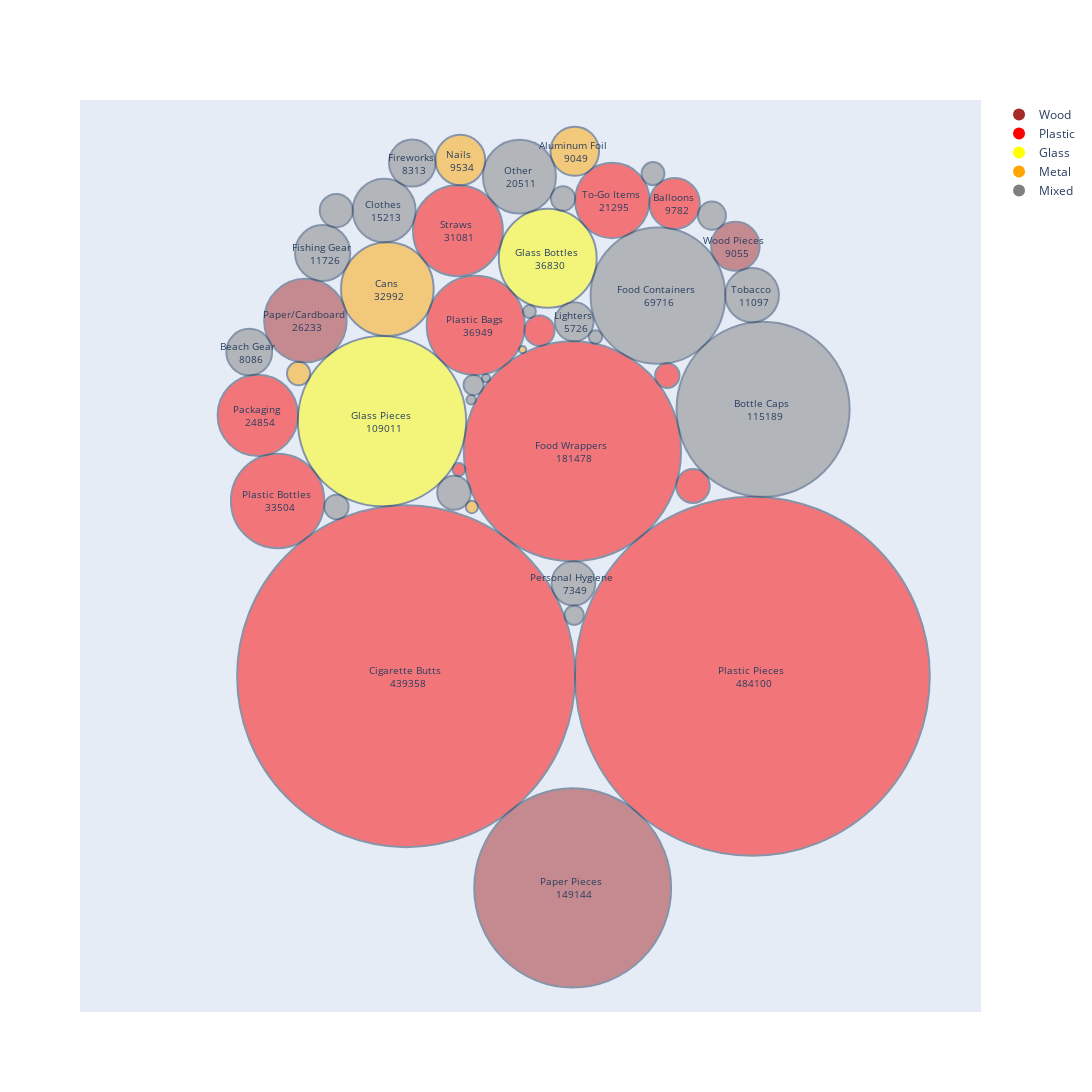

The notebook cell saved with this chart:
### Markdown cell above
## Summary of All Items Collected 2013-2023

This circle packing graph shows the total amount of items of the given categories that have been cleaned up by Save Our Shores from 2013 to 2023. The circle sizes correspond to the number of items. When circles are too small to display the text within them, the text has been removed, and you can instead hover over the circle to see the item category and number.
The circles are color coded based on their material, with the following color scheme (TBD decide color scheme with SOS):
| Item | Material |
| --- | --- |
| Red | Plastic |
| Brown | Wood |
| Yellow | Glass |
| Orange | Metal |
| Gray | Mixed |

### Code cell
fig = plots.circle_packing_graph(sos_data, col_config)
fig.show()

### Figure 1 — Plotly figure (JSON) as saved in the notebook; plotly's stock layout.template omitted (floating-point values rounded to 4 significant figures)
{"data": [{"marker": {"color": "brown", "size": 12, "symbol": "circle"}, "mode": "markers", "name": "Wood", "showlegend": true, "type": "scatter", "x": [null], "y": [null]}, {"marker": {"color": "red", "size": 12, "symbol": "circle"}, "mode": "markers", "name": "Plastic", "showlegend": true, "type": "scatter", "x": [null], "y": [null]}, {"marker": {"color": "yellow", "size": 12, "symbol": "circle"}, "mode": "markers", "name": "Glass", "showlegend": true, "type": "scatter", "x": [null], "y": [null]}, {"marker": {"color": "orange", "size": 12, "symbol": "circle"}, "mode": "markers", "name": "Metal", "showlegend": true, "type": "scatter", "x": [null], "y": [null]}, {"marker": {"color": "grey", "size": 12, "symbol": "circle"}, "mode": "markers", "name": "Mixed", "showlegend": true, "type": "scatter", "x": [null], "y": [null]}], "layout": {"annotations": [{"font": {"size": 10}, "hovertext": "Plastic Pieces <br> 484100", "showarrow": false, "text": "Plastic Pieces <br> 484100", "x": 0.5173, "y": -0.2767}, {"font": {"size": 10}, "hovertext": "Cigarette Butts <br> 439358", "showarrow": false, "text": "Cigarette Butts <br> 439358", "x": -0.2899, "y": -0.2767}, {"font": {"size": 10}, "hovertext": "Food Wrappers <br> 181478", "showarrow": false, "text": "Food Wrappers <br> 181478", "x": 0.09776, "y": 0.2412}, {"font": {"size": 10}, "hovertext": "Paper Pieces <br> 149144", "showarrow": false, "text": "Paper Pieces <br> 149144", "x": 0.09833, "y": -0.7643}, {"font": {"size": 10}, "hovertext": "Bottle Caps <br> 115189", "showarrow": false, "text": "Bottle Caps <br> 115189", "x": 0.5421, "y": 0.3378}, {"font": {"size": 10}, "hovertext": "Glass Pieces <br> 109011", "showarrow": false, "text": "Glass Pieces <br> 109011", "x": -0.3461, "y": 0.3106}, {"font": {"size": 10}, "hovertext": "Food Containers <br> 69716", "showarrow": false, "text": "Food Containers <br> 69716", "x": 0.297, "y": 0.5995}, {"font": {"size": 10}, "hovertext": "Plastic Bags <br> 36949", "showarrow": false, "text": "Plastic Bags <br> 36949", "x": -0.1277, "y": 0.5311}, {"font": {"size": 10}, "hovertext": "Glass Bottles <br> 36830", "showarrow": false, "text": "Glass Bottles <br> 36830", "x": 0.04021, "y": 0.6857}, {"font": {"size": 10}, "hovertext": "Plastic Bottles <br> 33504", "showarrow": false, "text": "Plastic Bottles <br> 33504", "x": -0.5894, "y": 0.1269}, {"font": {"size": 10}, "hovertext": "Cans <br> 32992", "showarrow": false, "text": "Cans <br> 32992", "x": -0.3336, "y": 0.6144}, {"font": {"size": 10}, "hovertext": "Straws <br> 31081", "showarrow": false, "text": "Straws <br> 31081", "x": -0.1691, "y": 0.7492}, {"font": {"size": 10}, "hovertext": "Paper/Cardboard <br> 26233", "showarrow": false, "text": "Paper/Cardboard <br> 26233", "x": -0.5246, "y": 0.5422}, {"font": {"size": 10}, "hovertext": "Packaging <br> 24854", "showarrow": false, "text": "Packaging <br> 24854", "x": -0.6356, "y": 0.3239}, {"font": {"size": 10}, "hovertext": "To-Go Items <br> 21295", "showarrow": false, "text": "To-Go Items <br> 21295", "x": 0.1906, "y": 0.8186}, {"font": {"size": 10}, "hovertext": "Other <br> 20511", "showarrow": false, "text": "Other <br> 20511", "x": -0.02572, "y": 0.8735}, {"font": {"size": 10}, "hovertext": "Clothes <br> 15213", "showarrow": false, "text": "Clothes <br> 15213", "x": -0.341, "y": 0.7955}, {"font": {"size": 10}, "hovertext": "Fishing Gear <br> 11726", "showarrow": false, "text": "Fishing Gear <br> 11726", "x": -0.4844, "y": 0.6977}, {"font": {"size": 10}, "hovertext": "Tobacco <br> 11097", "showarrow": false, "text": "Tobacco <br> 11097", "x": 0.5165, "y": 0.6008}, {"font": {"size": 10}, "hovertext": "Balloons <br> 9782", "showarrow": false, "text": "Balloons <br> 9782", "x": 0.3359, "y": 0.8116}, {"font": {"size": 10}, "hovertext": "Nails <br> 9534", "showarrow": false, "text": "Nails <br> 9534", "x": -0.1636, "y": 0.9118}, {"font": {"size": 10}, "hovertext": "Wood Pieces <br> 9055", "showarrow": false, "text": "Wood Pieces <br> 9055", "x": 0.4775, "y": 0.7134}, {"font": {"size": 10}, "hovertext": "Aluminum Foil <br> 9049", "showarrow": false, "text": "Aluminum Foil <br> 9049", "x": 0.1032, "y": 0.932}, {"font": {"size": 10}, "hovertext": "Fireworks <br> 8313", "showarrow": false, "text": "Fireworks <br> 8313", "x": -0.2756, "y": 0.9048}, {"font": {"size": 10}, "hovertext": "Beach Gear <br> 8086", "showarrow": false, "text": "Beach Gear <br> 8086", "x": -0.6555, "y": 0.4697}, {"font": {"size": 10}, "hovertext": "Personal Hygiene <br> 7349", "showarrow": false, "text": "Personal Hygiene <br> 7349", "x": 0.1, "y": -0.06284}, {"font": {"size": 10}, "hovertext": "Lighters <br> 5726", "showarrow": false, "text": "Lighters <br> 5726", "x": 0.102, "y": 0.5392}, {"font": {"size": 10}, "hovertext": "", "showarrow": false, "text": "", "x": -0.1784, "y": 0.1457}, {"font": {"size": 10}, "hovertext": "", "showarrow": false, "text": "", "x": 0.3787, "y": 0.1612}, {"font": {"size": 10}, "hovertext": "", "showarrow": false, "text": "", "x": -0.4527, "y": 0.7954}, {"font": {"size": 10}, "hovertext": "", "showarrow": false, "text": "", "x": 0.02099, "y": 0.5189}, {"font": {"size": 10}, "hovertext": "", "showarrow": false, "text": "", "x": 0.4229, "y": 0.7838}, {"font": {"size": 10}, "hovertext": "", "showarrow": false, "text": "", "x": 0.3189, "y": 0.4154}, {"font": {"size": 10}, "hovertext": "", "showarrow": false, "text": "", "x": -0.4522, "y": 0.1129}, {"font": {"size": 10}, "hovertext": "", "showarrow": false, "text": "", "x": 0.07589, "y": 0.8233}, {"font": {"size": 10}, "hovertext": "", "showarrow": false, "text": "", "x": -0.5405, "y": 0.42}, {"font": {"size": 10}, "hovertext": "", "showarrow": false, "text": "", "x": 0.2855, "y": 0.8805}, {"font": {"size": 10}, "hovertext": "", "showarrow": false, "text": "", "x": -0.1327, "y": 0.3937}, {"font": {"size": 10}, "hovertext": "", "showarrow": false, "text": "", "x": 0.1019, "y": -0.1362}, {"font": {"size": 10}, "hovertext": "", "showarrow": false, "text": "", "x": 0.1515, "y": 0.5044}, {"font": {"size": 10}, "hovertext": "", "showarrow": false, "text": "", "x": -0.002532, "y": 0.563}, {"font": {"size": 10}, "hovertext": "", "showarrow": false, "text": "", "x": -0.1669, "y": 0.1992}, {"font": {"size": 10}, "hovertext": "", "showarrow": false, "text": "", "x": -0.1366, "y": 0.1128}, {"font": {"size": 10}, "hovertext": "", "showarrow": false, "text": "", "x": -0.1383, "y": 0.3598}, {"font": {"size": 10}, "hovertext": "", "showarrow": false, "text": "", "x": -0.1038, "y": 0.4097}, {"font": {"size": 10}, "hovertext": "", "showarrow": false, "text": "", "x": -0.01856, "y": 0.4754}], "autosize": false, "height": 1100, "shapes": [{"fillcolor": "red", "line": {"width": 2}, "opacity": 0.5, "type": "circle", "x0": 0.1039, "x1": 0.9306, "xref": "x", "y0": -0.6901, "y1": 0.1367, "yref": "y"}, {"fillcolor": "red", "line": {"width": 2}, "opacity": 0.5, "type": "circle", "x0": -0.6837, "x1": 0.1039, "xref": "x", "y0": -0.6705, "y1": 0.1171, "yref": "y"}, {"fillcolor": "red", "line": {"width": 2}, "opacity": 0.5, "type": "circle", "x0": -0.1553, "x1": 0.3509, "xref": "x", "y0": -0.01192, "y1": 0.4943, "yref": "y"}, {"fillcolor": "brown", "line": {"width": 2}, "opacity": 0.5, "type": "circle", "x0": -0.1311, "x1": 0.3278, "xref": "x", "y0": -0.9937, "y1": -0.5348, "yref": "y"}, {"fillcolor": "grey", "line": {"width": 2}, "opacity": 0.5, "type": "circle", "x0": 0.3405, "x1": 0.7438, "xref": "x", "y0": 0.1362, "y1": 0.5395, "yref": "y"}, {"fillcolor": "yellow", "line": {"width": 2}, "opacity": 0.5, "type": "circle", "x0": -0.5423, "x1": -0.1499, "xref": "x", "y0": 0.1144, "y1": 0.5068, "yref": "y"}, {"fillcolor": "grey", "line": {"width": 2}, "opacity": 0.5, "type": "circle", "x0": 0.1401, "x1": 0.4539, "xref": "x", "y0": 0.4426, "y1": 0.7563, "yref": "y"}, {"fillcolor": "red", "line": {"width": 2}, "opacity": 0.5, "type": "circle", "x0": -0.2419, "x1": -0.01352, "xref": "x", "y0": 0.4169, "y1": 0.6453, "yref": "y"}, {"fillcolor": "yellow", "line": {"width": 2}, "opacity": 0.5, "type": "circle", "x0": -0.07381, "x1": 0.1542, "xref": "x", "y0": 0.5717, "y1": 0.7997, "yref": "y"}, {"fillcolor": "red", "line": {"width": 2}, "opacity": 0.5, "type": "circle", "x0": -0.6982, "x1": -0.4807, "xref": "x", "y0": 0.0181, "y1": 0.2356, "yref": "y"}, {"fillcolor": "orange", "line": {"width": 2}, "opacity": 0.5, "type": "circle", "x0": -0.4416, "x1": -0.2257, "xref": "x", "y0": 0.5065, "y1": 0.7223, "yref": "y"}, {"fillcolor": "red", "line": {"width": 2}, "opacity": 0.5, "type": "circle", "x0": -0.2739, "x1": -0.06439, "xref": "x", "y0": 0.6444, "y1": 0.8539, "yref": "y"}, {"fillcolor": "brown", "line": {"width": 2}, "opacity": 0.5, "type": "circle", "x0": -0.6208, "x1": -0.4284, "xref": "x", "y0": 0.446, "y1": 0.6384, "yref": "y"}, {"fillcolor": "red", "line": {"width": 2}, "opacity": 0.5, "type": "circle", "x0": -0.7293, "x1": -0.542, "xref": "x", "y0": 0.2303, "y1": 0.4176, "yref": "y"}, {"fillcolor": "red", "line": {"width": 2}, "opacity": 0.5, "type": "circle", "x0": 0.1039, "x1": 0.2773, "xref": "x", "y0": 0.7319, "y1": 0.9053, "yref": "y"}, {"fillcolor": "grey", "line": {"width": 2}, "opacity": 0.5, "type": "circle", "x0": -0.1108, "x1": 0.05937, "xref": "x", "y0": 0.7885, "y1": 0.9586, "yref": "y"}, {"fillcolor": "grey", "line": {"width": 2}, "opacity": 0.5, "type": "circle", "x0": -0.4143, "x1": -0.2678, "xref": "x", "y0": 0.7222, "y1": 0.8687, "yref": "y"}, {"fillcolor": "grey", "line": {"width": 2}, "opacity": 0.5, "type": "circle", "x0": -0.5488, "x1": -0.4201, "xref": "x", "y0": 0.6333, "y1": 0.762, "yref": "y"}, {"fillcolor": "grey", "line": {"width": 2}, "opacity": 0.5, "type": "circle", "x0": 0.4539, "x1": 0.5791, "xref": "x", "y0": 0.5382, "y1": 0.6634, "yref": "y"}, {"fillcolor": "red", "line": {"width": 2}, "opacity": 0.5, "type": "circle", "x0": 0.2772, "x1": 0.3947, "xref": "x", "y0": 0.7528, "y1": 0.8703, "yref": "y"}, {"fillcolor": "orange", "line": {"width": 2}, "opacity": 0.5, "type": "circle", "x0": -0.2216, "x1": -0.1056, "xref": "x", "y0": 0.8538, "y1": 0.9698, "yref": "y"}, {"fillcolor": "brown", "line": {"width": 2}, "opacity": 0.5, "type": "circle", "x0": 0.421, "x1": 0.534, "xref": "x", "y0": 0.6568, "y1": 0.7699, "yref": "y"}, {"fillcolor": "orange", "line": {"width": 2}, "opacity": 0.5, "type": "circle", "x0": 0.04672, "x1": 0.1598, "xref": "x", "y0": 0.8755, "y1": 0.9886, "yref": "y"}, {"fillcolor": "grey", "line": {"width": 2}, "opacity": 0.5, "type": "circle", "x0": -0.3297, "x1": -0.2214, "xref": "x", "y0": 0.8506, "y1": 0.959, "yref": "y"}, {"fillcolor": "grey", "line": {"width": 2}, "opacity": 0.5, "type": "circle", "x0": -0.7089, "x1": -0.6021, "xref": "x", "y0": 0.4162, "y1": 0.5231, "yref": "y"}, {"fillcolor": "grey", "line": {"width": 2}, "opacity": 0.5, "type": "circle", "x0": 0.0491, "x1": 0.151, "xref": "x", "y0": -0.1138, "y1": -0.01191, "yref": "y"}, {"fillcolor": "grey", "line": {"width": 2}, "opacity": 0.5, "type": "circle", "x0": 0.05707, "x1": 0.147, "xref": "x", "y0": 0.4942, "y1": 0.5842, "yref": "y"}, {"fillcolor": "grey", "line": {"width": 2}, "opacity": 0.5, "type": "circle", "x0": -0.2174, "x1": -0.1393, "xref": "x", "y0": 0.1067, "y1": 0.1848, "yref": "y"}, {"fillcolor": "red", "line": {"width": 2}, "opacity": 0.5, "type": "circle", "x0": 0.3397, "x1": 0.4177, "xref": "x", "y0": 0.1222, "y1": 0.2002, "yref": "y"}, {"fillcolor": "grey", "line": {"width": 2}, "opacity": 0.5, "type": "circle", "x0": -0.4911, "x1": -0.4143, "xref": "x", "y0": 0.757, "y1": 0.8338, "yref": "y"}, {"fillcolor": "red", "line": {"width": 2}, "opacity": 0.5, "type": "circle", "x0": -0.01403, "x1": 0.056, "xref": "x", "y0": 0.4839, "y1": 0.5539, "yref": "y"}, {"fillcolor": "grey", "line": {"width": 2}, "opacity": 0.5, "type": "circle", "x0": 0.3903, "x1": 0.4555, "xref": "x", "y0": 0.7512, "y1": 0.8163, "yref": "y"}, {"fillcolor": "red", "line": {"width": 2}, "opacity": 0.5, "type": "circle", "x0": 0.2904, "x1": 0.3474, "xref": "x", "y0": 0.387, "y1": 0.4439, "yref": "y"}, {"fillcolor": "grey", "line": {"width": 2}, "opacity": 0.5, "type": "circle", "x0": -0.4804, "x1": -0.424, "xref": "x", "y0": 0.08467, "y1": 0.1411, "yref": "y"}, {"fillcolor": "grey", "line": {"width": 2}, "opacity": 0.5, "type": "circle", "x0": 0.04777, "x1": 0.104, "xref": "x", "y0": 0.7951, "y1": 0.8514, "yref": "y"}, {"fillcolor": "orange", "line": {"width": 2}, "opacity": 0.5, "type": "circle", "x0": -0.5675, "x1": -0.5136, "xref": "x", "y0": 0.3931, "y1": 0.447, "yref": "y"}, {"fillcolor": "grey", "line": {"width": 2}, "opacity": 0.5, "type": "circle", "x0": 0.2589, "x1": 0.3121, "xref": "x", "y0": 0.8539, "y1": 0.9071, "yref": "y"}, {"fillcolor": "grey", "line": {"width": 2}, "opacity": 0.5, "type": "circle", "x0": -0.156, "x1": -0.1094, "xref": "x", "y0": 0.3704, "y1": 0.417, "yref": "y"}, {"fillcolor": "grey", "line": {"width": 2}, "opacity": 0.5, "type": "circle", "x0": 0.07945, "x1": 0.1243, "xref": "x", "y0": -0.1586, "y1": -0.1138, "yref": "y"}, {"fillcolor": "grey", "line": {"width": 2}, "opacity": 0.5, "type": "circle", "x0": 0.136, "x1": 0.167, "xref": "x", "y0": 0.4888, "y1": 0.5199, "yref": "y"}, {"fillcolor": "grey", "line": {"width": 2}, "opacity": 0.5, "type": "circle", "x0": -0.01752, "x1": 0.01245, "xref": "x", "y0": 0.548, "y1": 0.578, "yref": "y"}, {"fillcolor": "red", "line": {"width": 2}, "opacity": 0.5, "type": "circle", "x0": -0.1817, "x1": -0.152, "xref": "x", "y0": 0.1844, "y1": 0.2141, "yref": "y"}, {"fillcolor": "orange", "line": {"width": 2}, "opacity": 0.5, "type": "circle", "x0": -0.1507, "x1": -0.1225, "xref": "x", "y0": 0.09872, "y1": 0.1269, "yref": "y"}, {"fillcolor": "grey", "line": {"width": 2}, "opacity": 0.5, "type": "circle", "x0": -0.1493, "x1": -0.1272, "xref": "x", "y0": 0.3487, "y1": 0.3709, "yref": "y"}, {"fillcolor": "grey", "line": {"width": 2}, "opacity": 0.5, "type": "circle", "x0": -0.1133, "x1": -0.09417, "xref": "x", "y0": 0.4001, "y1": 0.4193, "yref": "y"}, {"fillcolor": "orange", "line": {"width": 2}, "opacity": 0.5, "type": "circle", "x0": -0.02694, "x1": -0.01018, "xref": "x", "y0": 0.467, "y1": 0.4837, "yref": "y"}], "width": 1100, "xaxis": {"range": [-1.05, 1.05], "showgrid": false, "showticklabels": false, "zeroline": false}, "yaxis": {"range": [-1.05, 1.05], "showgrid": false, "showticklabels": false, "zeroline": false}}}
